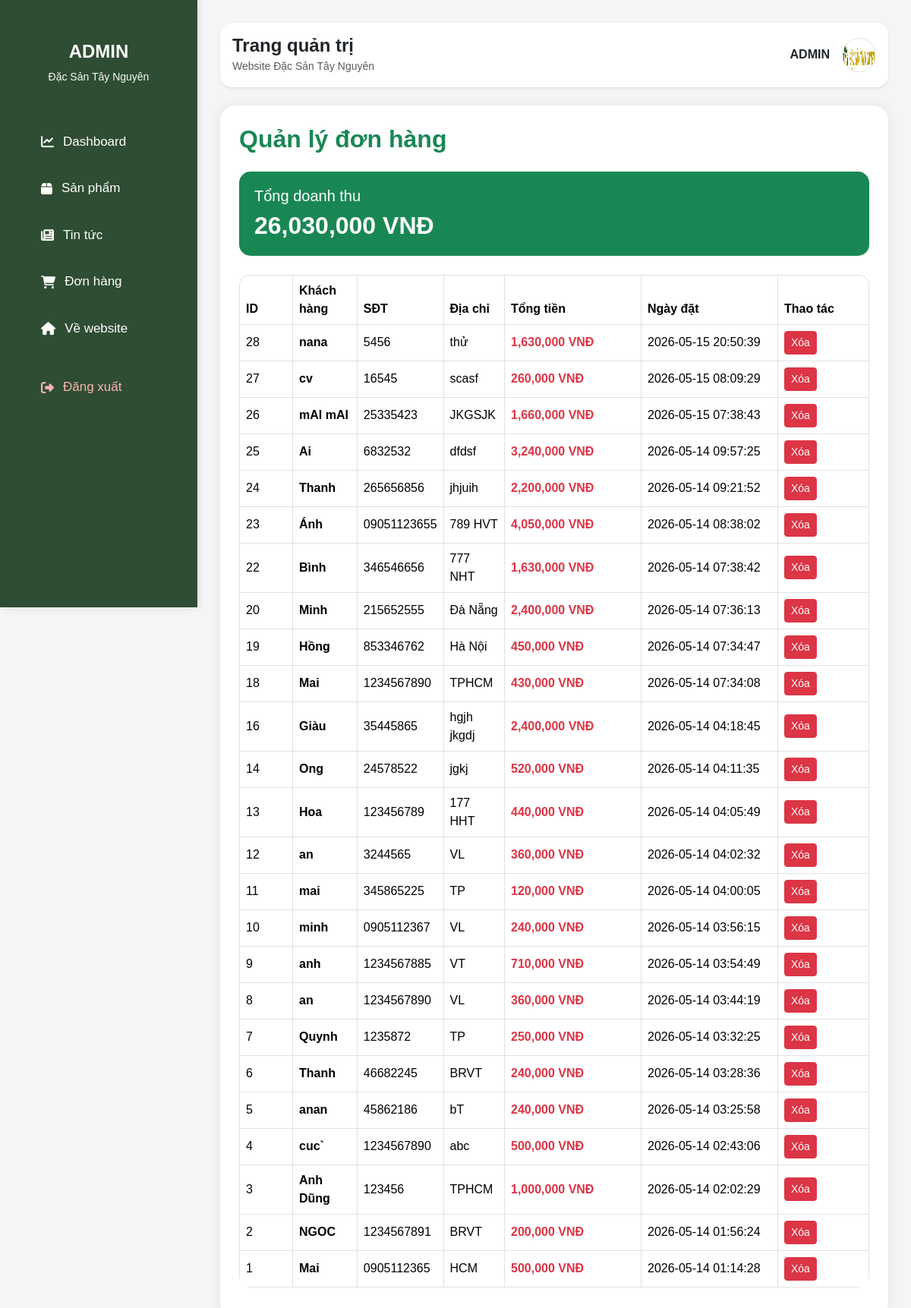
The page /admin/orders.php on the database its author committed.
### tables this page shows
CREATE TABLE `orders` (
  `id` int(11) NOT NULL,
  `fullname` varchar(255) DEFAULT NULL,
  `phone` varchar(20) DEFAULT NULL,
  `address` text DEFAULT NULL,
  `note` text DEFAULT NULL,
  `total_price` int(11) DEFAULT NULL,
  `created_at` timestamp NOT NULL DEFAULT current_timestamp()
);

### admin/orders.php (the view, shortened to what this page needs)
<?php
include '../config/database.php';
$sql =
"SELECT * FROM orders ORDER BY id DESC";
$result =
mysqli_query($conn, $sql);
$revenueQuery =
mysqli_query(
    $conn,
    "SELECT SUM(total_price) AS revenue FROM orders"
);
$revenueData =
mysqli_fetch_assoc($revenueQuery);
$totalRevenue =
$revenueData['revenue'] ?? 0;
?>
<?php include 'includes/header.php'; ?>
<div class="order-card">
    <div class="d-flex justify-content-between align-items-center mb-4 flex-wrap gap-3">
        <h2 class="fw-bold text-success mb-0">
            Quản lý đơn hàng
        </h2>
    </div>
    <div class="revenue-box">
        <h5 class="mb-2">
            Tổng doanh thu
        </h5>
        <h2 class="fw-bold mb-0">
            <?= number_format($totalRevenue) ?> VNĐ
        </h2>
    </div>
    <div class="table-responsive">
        <table class="table table-bordered align-middle">
            <thead>
                <tr>
                    <th width="70">
                        ID
                    </th>
                    <th>
                        Khách hàng
                    </th>
                    <th>
                        SĐT
                    </th>
                    <th>
                        Địa chỉ
                    </th>
                    <th width="180">
                        Tổng tiền
                    </th>
                    <th width="180">
                        Ngày đặt
                    </th>
                    <th width="120">
                        Thao tác
                    </th>
                </tr>
            </thead>
            <tbody>
                <?php
                while(
                    $row =
                    mysqli_fetch_assoc($result)
                ):
                ?>
                <tr>
                    <td>
                        <?= $row['id'] ?>
                    </td>
                    <td class="fw-semibold">
                        <?= $row['fullname'] ?? 'Không có tên' ?>
                    </td>
                    <td>
                        <?= $row['phone'] ?>
                    </td>
                    <td>
                        <?= $row['address'] ?>
                    </td>
                    <td class="text-danger fw-bold">
                        <?= number_format($row['total_price']) ?> VNĐ
                    </td>
                    <td>
                        <?= $row['created_at'] ?>
                    </td>
                    <td>
                        <a
                        href="delete-order.php?id=<?= $row['id'] ?>"
                        class="btn btn-danger btn-sm"
                        onclick="return confirm('Bạn có chắc muốn xóa đơn hàng này?')">
                            Xóa
                        </a>
                    </td>
                </tr>
                <?php endwhile; ?>
            </tbody>
        </table>
    </div>
</div>
<?php include 'includes/footer.php'; ?>

### admin/assets/admin.css (style rules this page uses)
body { background: #f5f5f5; font-family: Arial, Helvetica, sans-serif; }
.table { border-radius: 15px; overflow: hidden; }

### admin/orders.php (style rules this page uses)
.order-card { background:white; border-radius:20px; padding:25px; box-shadow:0 0 15px rgba(0,0,0,0.08); }
.table { vertical-align:middle; }
.table thead { background:#198754; color:white; }
.revenue-box { background:#198754; color:white; border-radius:15px; padding:20px; margin-bottom:25px; }

### rows shown on the page
orders: id "28", fullname "nana", phone "5456", address "thử", total_price "1,630,000", created_at "2026-05-15 20:50:39"
orders: id "27", fullname "cv", phone "16545", address "scasf", total_price "260,000", created_at "2026-05-15 08:09:29"
orders: id "26", fullname "mAI mAI", phone "25335423", address "JKGSJK", total_price "1,660,000", created_at "2026-05-15 07:38:43"
orders: id "25", fullname "Ai", phone "6832532", address "dfdsf", total_price "3,240,000", created_at "2026-05-14 09:57:25"
orders: id "24", fullname "Thanh", phone "265656856", address "jhjuih", total_price "2,200,000", created_at "2026-05-14 09:21:52"
orders: id "23", fullname "Ánh", phone "09051123655", address "789 HVT", total_price "4,050,000", created_at "2026-05-14 08:38:02"
orders: id "22", fullname "Bình", phone "346546656", address "777 NHT", total_price "1,630,000", created_at "2026-05-14 07:38:42"
orders: id "20", fullname "Minh", phone "215652555", address "Đà Nẵng", total_price "2,400,000", created_at "2026-05-14 07:36:13"
orders: id "19", fullname "Hồng", phone "853346762", address "Hà Nội", total_price "450,000", created_at "2026-05-14 07:34:47"
orders: id "18", fullname "Mai", phone "1234567890", address "TPHCM", total_price "430,000", created_at "2026-05-14 07:34:08"
orders: id "16", fullname "Giàu", phone "35445865", address "hgjh jkgdj", total_price "2,400,000", created_at "2026-05-14 04:18:45"
orders: id "14", fullname "Ong", phone "24578522", address "jgkj", total_price "520,000", created_at "2026-05-14 04:11:35"
orders: id "13", fullname "Hoa", phone "123456789", address "177 HHT", total_price "440,000", created_at "2026-05-14 04:05:49"
orders: id "12", fullname "an", phone "3244565", address "VL", total_price "360,000", created_at "2026-05-14 04:02:32"
orders: id "11", fullname "mai", phone "345865225", address "TP", total_price "120,000", created_at "2026-05-14 04:00:05"
orders: id "10", fullname "minh", phone "0905112367", address "VL", total_price "240,000", created_at "2026-05-14 03:56:15"
orders: id "9", fullname "anh", phone "1234567885", address "VT", total_price "710,000", created_at "2026-05-14 03:54:49"
orders: id "8", fullname "an", phone "1234567890", address "VL", total_price "360,000", created_at "2026-05-14 03:44:19"
orders: id "7", fullname "Quynh", phone "1235872", address "TP", total_price "250,000", created_at "2026-05-14 03:32:25"
orders: id "6", fullname "Thanh", phone "46682245", address "BRVT", total_price "240,000", created_at "2026-05-14 03:28:36"
orders: id "5", fullname "anan", phone "45862186", address "bT", total_price "240,000", created_at "2026-05-14 03:25:58"
orders: id "4", fullname "cuc`", phone "1234567890", address "abc", total_price "500,000", created_at "2026-05-14 02:43:06"
orders: id "3", fullname "Anh Dũng", phone "123456", address "TPHCM", total_price "1,000,000", created_at "2026-05-14 02:02:29"
orders: id "2", fullname "NGOC", phone "1234567891", address "BRVT", total_price "200,000", created_at "2026-05-14 01:56:24"
orders: id "1", fullname "Mai", phone "0905112365", address "HCM", total_price "500,000", created_at "2026-05-14 01:14:28"

### other values the page prints
$totalRevenue "26,030,000"
